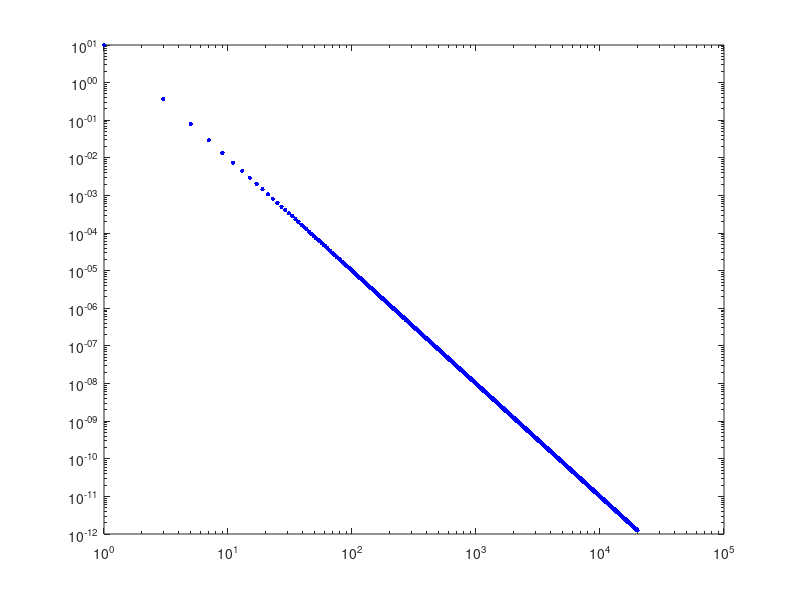

Write MATLAB code to recreate this figure.
%%%%%% Disretising the Boundary Integral Equation for the equation 
%%%%%% lap(u) + k^2u = 0     on the domain B(0,1)
%%%%%% u = f       on the boundary of B(0,1)
clear;

%%%%%%%%%%%       Trapezoidal Rule for sin(x^2log(|x|))       %%%%%%%%%%%%%
% 
f = @(x) exp(-x.^2/0.25).*(x.^2).*log(abs(x)) ;
% g = @(x) exp(-pi^2*x.^2/0.25).*(x.^2).*log(abs(x)) ;
a = 0; b = 2*pi;
nn = 20001;
ns = 1:2:nn;
I = zeros(length(ns),1);
for i = 1:length(ns)
    h = (b-a)/ns(i);
    l = [1/2; ones(ns(i)-1,1); 1/2];
    v = a:h:b;
    I(i) = h * f(v) * l;
end
p = 7001;
hh = (b-a)/p;
ll = [1/2; ones(p-1,1); 1/2];
vv = a : hh : b;
inte1 = hh * f(vv) * ll;
inte = integral(@(x) f(x), a, b, 'AbsTol', 1e-13, 'RelTol', 1e-13 ); 
loglog(ns, abs(I-inte), 'r.', 'MarkerSize', 15);
hold on; loglog(ns, 10*ns.^(-3), 'b.', 'MarkerSize', 10);
return
%
%%%%%%%% Definition of function and the boundary  %%%%%%%%%%

x0 = [10.45 5];
k = 1;
f = @(x) (1j/4)*besselh(0, k * sqrt( (x(:,1) - x0(:,1)).^2 + (x(:,2) - x0(:,2)).^2 ) );
a = 0.4; m = 3; b = 2;

% ge = @(t) [a*cos(t);b*sin(t)];
% der_ge = @(x) [-a*sin(x); b*cos(x)];
% der2_ge = @(x) [-a*cos(x); -b*sin(x)];
% nge = @(t) [b*cos(t);a*sin(t)]./( ((b*cos(t)).^2 + (a*sin(t)).^2).^0.5 );

ge = @(t) (1 + a*cos(m*t)).*[cos(t);sin(t)];
der_ge = @(t) -a*m*sin(m*t).*[cos(t);sin(t)] + (1 + a*cos(m*t)).*[-sin(t);cos(t)];
der2_ge = @(t) -(1 + a*cos(m*t)).*[cos(t);sin(t)] + 2*a*m*sin(m*t).*[sin(t);-cos(t)]...
            -a*m*m*cos(m*t).*[cos(t);sin(t)];
speed =  @(t) -a*m*sin(m*t).*[sin(t);-cos(t)] + (1 + a*cos(m*t)).*[cos(t);sin(t)];
nge = @(t) speed(t)./vecnorm(speed(t));


%%%%  Defn of pts where diff betweenn true sol and double_layer is evaluated  %%%%

jj = 100;
pp = -pi : pi/jj : pi;
dir = [cos(pp);sin(pp)].';
rng(1);                                    %%%%%% random number generator fixes seed
rr = 0.5 * min(a,b) * rand(length(pp),1);
x = rr.*dir;
xp = x(:,1); yp = x(:,2);

%%%%% Defn of true sol  %%%%%%%

sol = f(x);    

%%%%%  Calculation of Sigma %%%%%%

ns = 1:15:1000;
err = zeros(length(ns), 1);
for ii = 1:length(ns)
    n = ns(ii);
    % n = 100;
    t = -2*pi*n/(2*n+1) : 2*pi/(2*n+1) : pi;

    %%%% Calculating bdry pts and bdry normal  %%%%
    xx = ge(t).';
    nxx = nge(t).';
    w = (2*pi)/(2*n+1);         % weight associated with the parameterisation
    l = length(xx(:,1));
    y = f(xx);                  % y for f = log|x-x0|   or   f = 5
    absder_g = (((der_ge(t).').^2)*[1;1]).^(0.5);
    ker = get_kerneldl(k, t, ge, nge, der_ge, der2_ge);
    A = -0.5*eye(2*n+1) + w*ker.*(absder_g.');
    sigma = A\y;

    %%%%%%% Calculating Double Layer %%%%%%%
    
    xg = xx(:,1).'; yg = xx(:,2).';
    xn = nxx(:,1).'; yn = nxx(:,2).';
    xgm = repmat(xg, length(xp), 1);
    ygm = repmat(yg, length(yp), 1);
    xpt = repmat(xp, 1, length(xg)); 
    ypt = repmat(yp, 1, length(yg)); 
    double_layer = (1i*k*w/4)*( besselh(1, k*sqrt( (xpt - xgm).^2 + ...
                     (ypt - ygm).^2)).*( (xpt - xgm).*xn + (ypt - ygm).*yn )./ ...
                     (sqrt( (xpt - xgm).^2 + (ypt - ygm).^2) ) )*(sigma.*absder_g);

    %%%%%%%%%% Calculating error between true sol and Double Layer %%%%%%%%%
                     
    err(ii) = max(abs(sol - double_layer));         
end
figure; loglog(ns, err, 'r.', 'MarkerSize', 10); 
hold on; loglog(ns, 0.01*ns.^(-3), 'k.', 'MarkerSize', 10)




function [ker] = get_kerneldl(k, t, gamma, normal, der1, der2)
x = gamma(t).';
n = normal(t);
% n = normal(t).';
d1 = der1(t).';
d2 = der2(t).';
xx = x(:,1); xy = x(:,2);
nx = n(1,:); ny = n(2,:);
% nx = n(:,1).'; ny = n(:,2).';
xpt = repmat(xx, 1, length(xx)); xgm = repmat(xx.', length(xx), 1);
ypt = repmat(xy, 1, length(xy)); ygm = repmat(xy.', length(xy), 1);

ker = (1i*k/4)*besselh(1,k*sqrt( (xpt-xgm).^2 + (ypt-ygm).^2)) .*((xpt-xgm).*nx ...
            + (ypt-ygm).*ny)./(sqrt( (xpt-xgm).^2 + (ypt-ygm).^2));

for i = 1:length(ker(:,1))
    ker(i,i) = (1/(4*pi))*( n(1,i)*d2(i,1) + n(2,i)*d2(i,2) )/(  d1(i,1)^2 + d1(i,2)^2  );
end
end








%%%%%%%%%%%    Learning points   %%%%%%%%%%%%
% if your discretising points on "boundary" are all distant 'h' away from each other,
% then you can get the error around points in the "domain" which are at atmost 
% distance 5h from the boundary. 


%%%%%%%%   Homeworks %%%%%%
% 1. Plot the error as a function of the number 'n' and try to get the error 
%    and try to justify it.
%   ANSWER:- For a fixed x(according to our notations which is the pts inside domain 
%            where we evaluate the error), the error behaves as the
%            c.n^(-3) where c = 0.009
%            depends upon distance between the boundary and x, as the kernel
%            is of the order 1/(x-y) when x is in domain and y is in boundary.


% 2. Now try to solve the Helmholtz equation and see the asymptotics of
%    Single Layer and Double Layer in this case, where Green's function is
%    given by G(x,y) = i/4*Hankel(0,1)(k|x-y|), i.e., calculate the limit as x
%    goes to y of G_s(x,y) and limit as x goes to y of G_d(x,y) 
%   ANSWER:- Look at the notes titled NODES exercise section 

% 3. Plot the error in Helmholtz case and get the rates and explain the reason
%    for the deacys.
%   ANSWER:- Error is of the order 

%%%%%%%   Observations %%%%%%
% 1. In this case, error is given by err(n) = c.n^(-3), which we have observed
%    by fixing the pts(x in our notations), where error is to be evaluated, 
%    and varying the nodes.
% 2. In this case, also error depends on the distance of interior points and 
%    boundary points, which is the "5h rule" which we have observed by fixing 
%    the node as 100, and varying the distance of pts(x in our notations), 
%    where error is to be evaluated, from the boundary 
% 3. The nearer the points(x in our notations), where we are evaluating the 
%    difference (u(x) - double_layer(x)), the more the error, which is 
%    basically the point number 2 